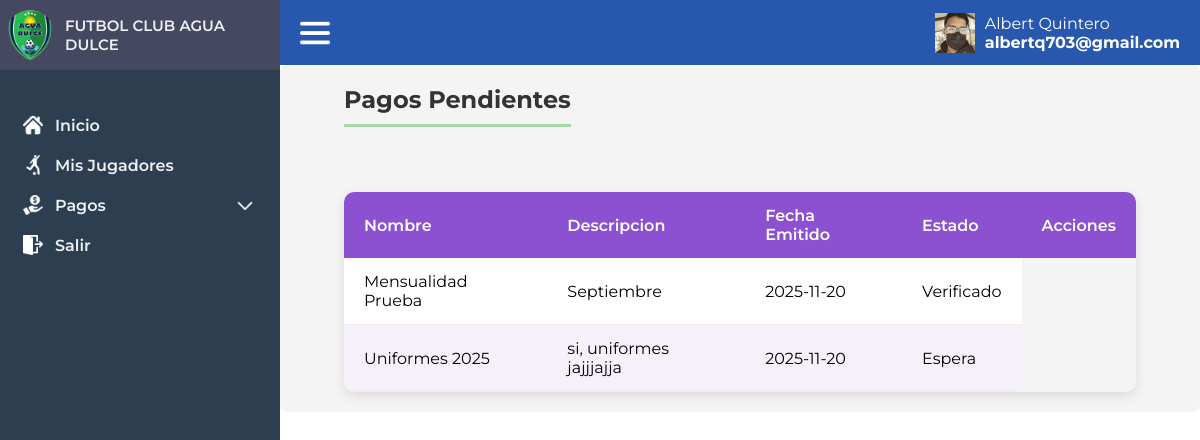
/usuario/pagar (signed in), run on the app's committed database.
### tables this page shows
CREATE TABLE `lista_pagos` (
  `id` int(11) NOT NULL,
  `nombre` text NOT NULL,
  `descripcion` text NOT NULL,
  `monto` decimal(10,0) NOT NULL,
  `fecha_creacion` date NOT NULL DEFAULT current_timestamp()
);

### controlador/vistas.php (called while the page is built, shortened)
<?php
class vistas
{
    function vistan($vista){
        require "vistas/".$vista.".php";
    }
}
?>

### controlador/usuario.php (called while the page is built, shortened)
<?php
    include_once 'modelo/usermodel.php';
    class Usuario extends vistas{
        public function pagar(){
            $rep_id = $_SESSION["cedula"];
            $this->data = userModel::getMyPayments($rep_id);
            $this->vistan('user/misjugadores_pagos');
        }
    }
?>

### modelo/database.php (called while the page is built, shortened)
<?php
    class Database
    {
        public static function getDatabase(){
            try {
                $db = new PDO("mysql:host=localhost;dbname=futbolclub", "root", "");
                return $db;
            } catch (Exception $e) {
                return false;
            }
        }
    }
    ?>

### modelo/usermodel.php (called while the page is built, shortened)
<?php
    require_once "database.php";
    class userModel extends Database
    {
        public static function getMyPayments($rep_id) {
            $stmt = Database::getDatabase()->prepare("
                    SELECT DISTINCT
                        p.id AS pago_id,
                        p.nombre,
                        p.descripcion,
                        p.monto,
                        p.fecha_creacion,
                        pr.estado,
                        pr.metodo_pago,
                        pr.referencia,
                        pr.fecha_pago
                    FROM lista_pagos p
                    JOIN pago_categoria pc ON p.id = pc.id_pago
                    JOIN jugadores j ON j.categoria = pc.id_categoria
                    LEFT JOIN pagos pr
                        ON pr.id_pago = p.id AND pr.representante_id = :representante
                    WHERE j.cedula_representante = :representante
                ");
            $stmt->bindParam(":representante", $rep_id, PDO::PARAM_STR);
            $stmt->execute();
            return $stmt->fetchAll(PDO::FETCH_ASSOC);
        }
    }

### vistas/user/misjugadores_pagos.php (the view, shortened to what this page needs)
<?php
    require_once 'vistas/layout/user/header.php';
?>
    <section class="content-pays">
            <header class="pays-header">
                <h2>Pagos Pendientes</h2>
            </header>
            <table class="player-table" id="player-table">
                <thead>
                    <tr>
                        <th>Nombre </th>
                        <th>Descripcion</th>
                        <th>Fecha Emitido</th>
                        <th>Estado</th>
                        <th>Acciones</th>
                    </tr>
                </thead>
                <tbody id="player-list">
                    <?php
                        if (empty($this->data)):
                            echo '<tr><td colspan="6">No hay Metodos de Pago registrados.</td></tr>';
                        else:
                            foreach ($this->data as $metodo):?>
                                <tr>
                                    <td><?php echo $metodo['nombre'] ?></td>
                                    <td><?php echo $metodo['descripcion'] ?></td>
                                    <td><?php echo $metodo['fecha_creacion'] ?></td>
                                    <td><?php echo $value = ($metodo['estado']) ? ucfirst($metodo['estado']) : "Sin Pagar" ; ?></td>
                                </tr>
                        <?php endforeach;
                            endif; ?>
                </tbody>
            </table>
        </section>
    </main>
</body>
</html>

### assets/css/index.css (style rules this page uses)
* { box-sizing: border-box; margin: 0; padding: 0; font-family: "Montserrat", sans-serif; }
:root { --color-bg-dark:#2c3e50 ; --color-bg-dark2:#464861 ; }
h2 { color: #004d40; border-bottom: 3px solid #a5d6a7; padding-bottom: 10px; margin-bottom: 25px; font-size: 24px; }

### assets/css/myplayers.css (style rules this page uses)
.content-pays { background-color: #f4f4f4; padding: 20px; border-radius: 8px; display: flex; flex-direction: column; align-items: center; }
.pays-header { display: flex; justify-content: space-between; align-items: center; width: 90%; margin-bottom: 20px; }
.pays-header h2 { color: #333; }
.player-table { width: 90%; border-collapse: separate; border-spacing: 0; margin-top: 20px; font-family: 'Segoe UI', Tahoma, Geneva, Verdana, sans-serif; box-shadow: 0 4px 12px rgba(0,0,0,0.1); border-radius: 10px; overflow: hidden; }
.player-table th, .player-table td { padding: 14px 20px; text-align: left; }
.player-table th { background: #8b51d0; color: #fff; font-weight: 600; }
.player-table tr:nth-child(even) { background: #f5f0fa; }
.player-table tr:nth-child(odd) { background: #ffffff; }
.player-table td { border-bottom: 1px solid #eee; }

### data on the page
lista_pagos: nombre "Mensualidad Prueba", descripcion "Septiembre", fecha_creacion "2025-11-20", estado "Verificado"
lista_pagos: nombre "Uniformes 2025", descripcion "si, uniformes jajjjajja", fecha_creacion "2025-11-20", estado "Espera"

### other printed values
$_SESSION["username"] "Albert Quintero"
$_SESSION["email"] "albertq703@gmail.com"
